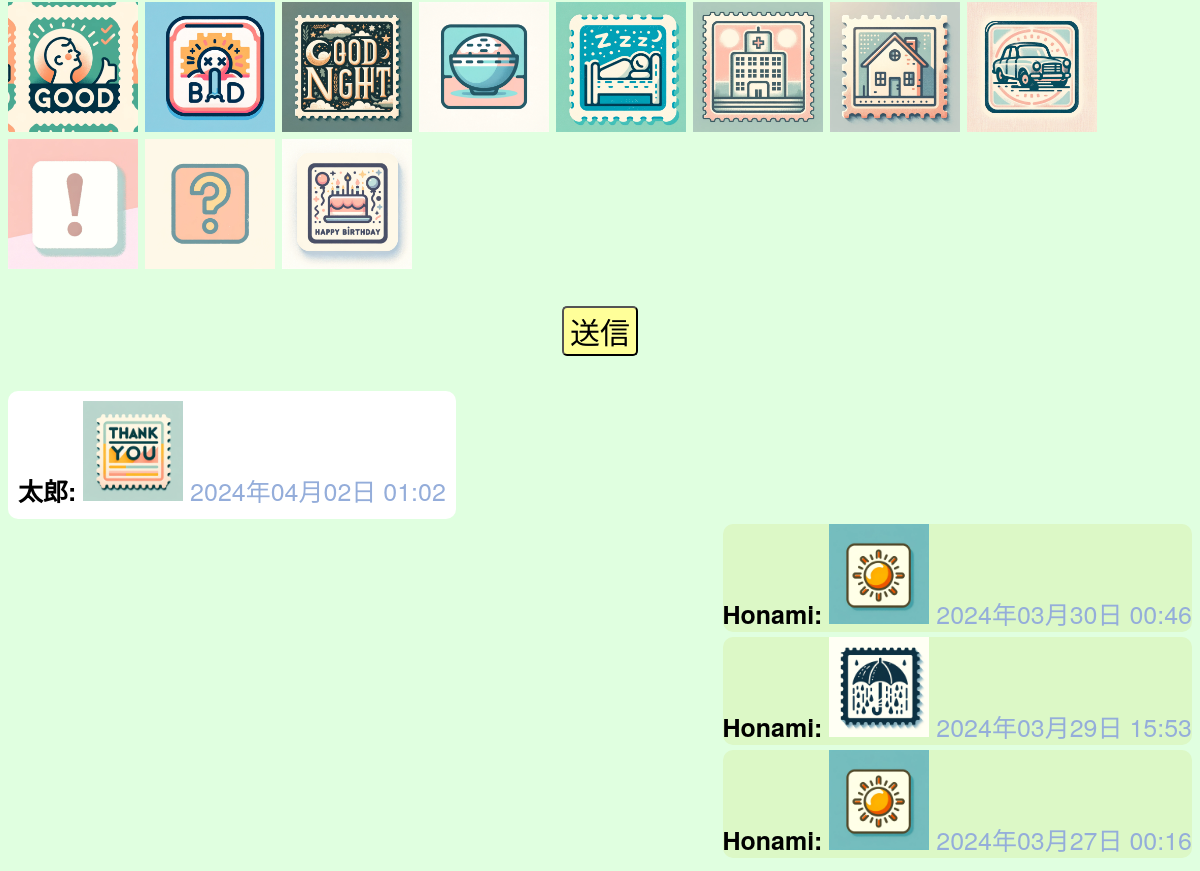
Page /first_chat/chats/2/ (signed in, lower part) on the earlier database version.
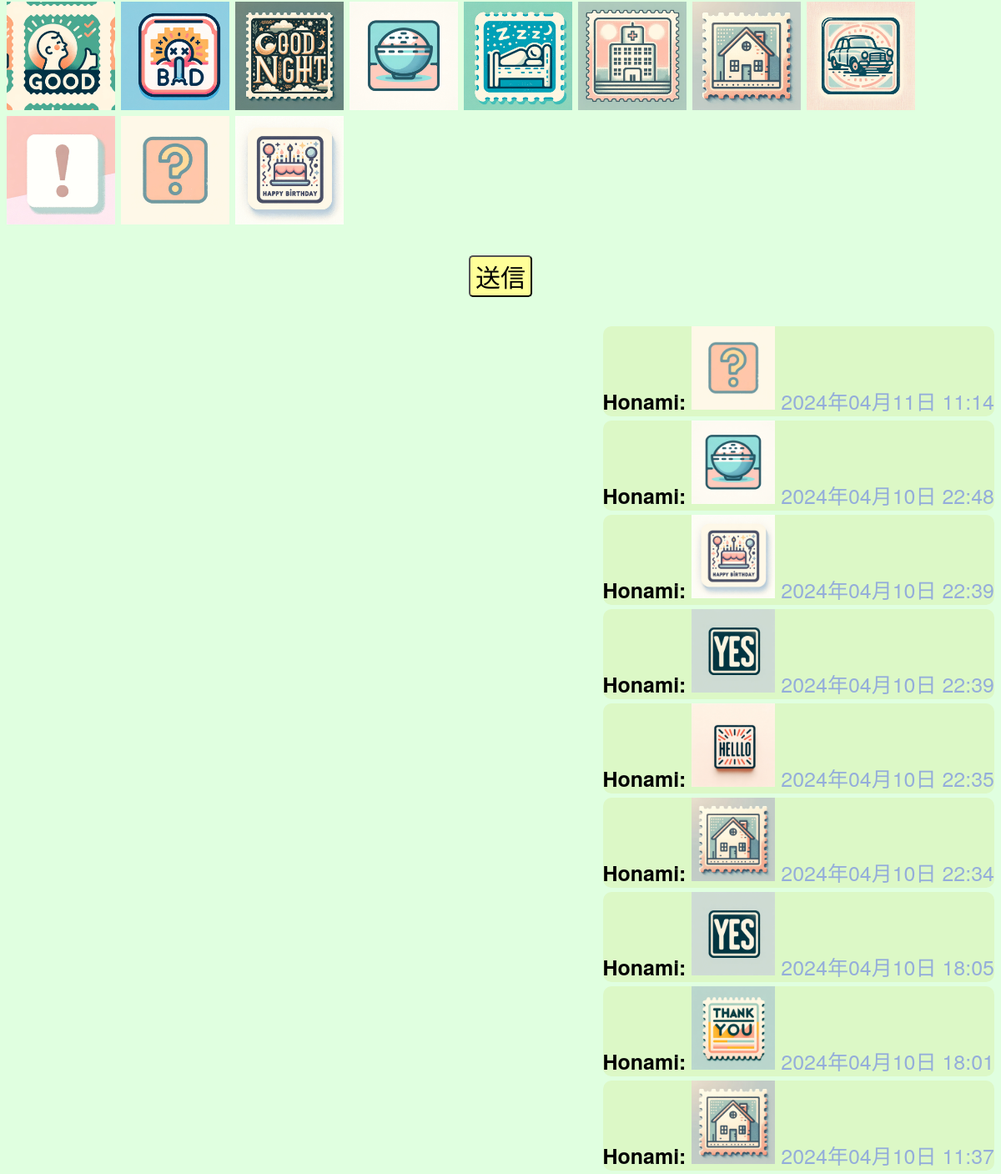
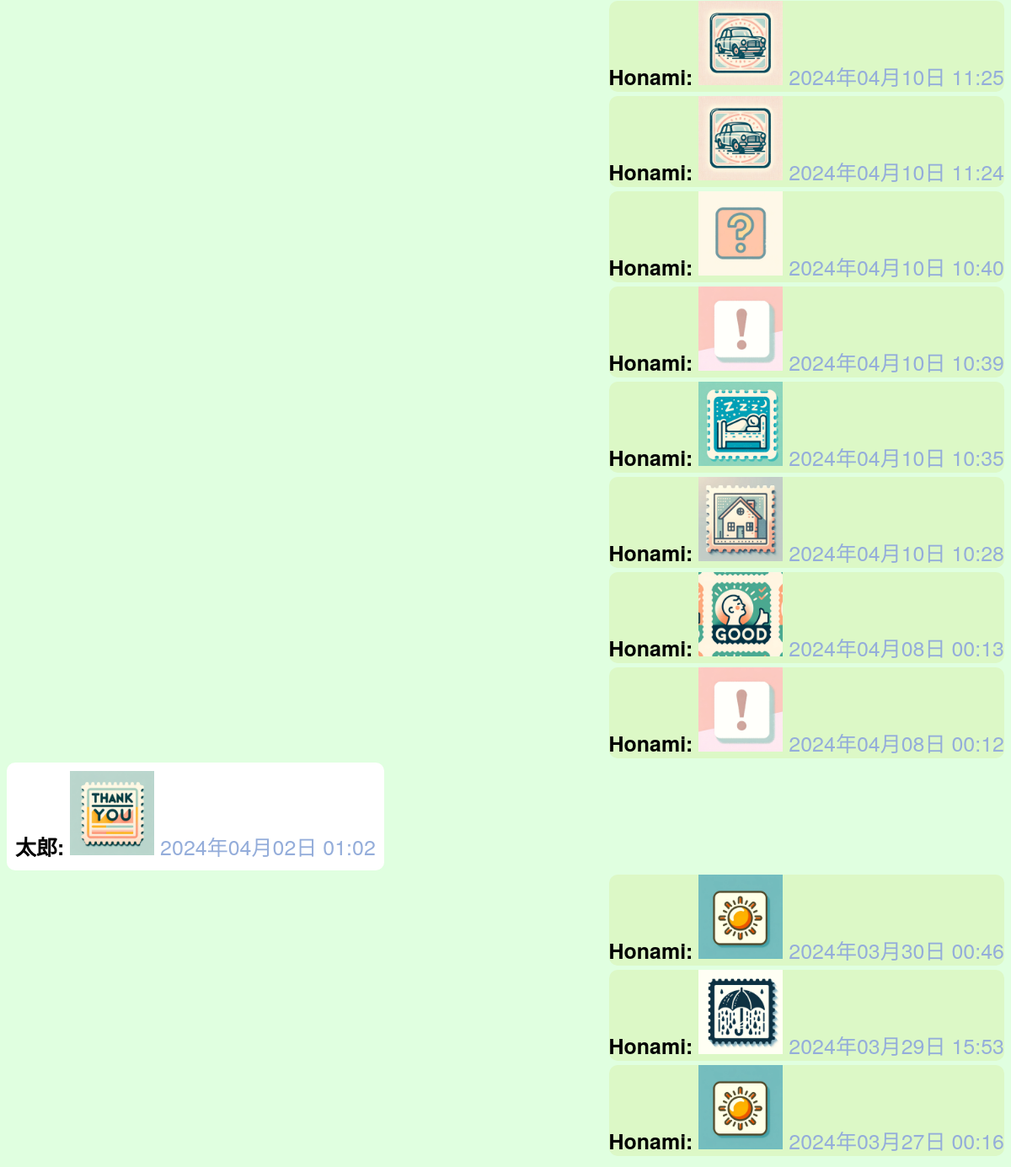
Same page on the later database version (2 pictures, top to bottom).
### myapp/models.py (models this page shows, shortened)
class Stamp(models.Model):
    stamp_name = models.CharField(max_length=100)
    image_path = models.ImageField(upload_to='stamps/', null=True)
    created_at = models.DateTimeField(auto_now_add=True)
    updated_at = models.DateTimeField(auto_now=True)

class Chat(models.Model):
    user = models.ForeignKey(User, related_name='sent_messages', on_delete=models.CASCADE)
    friend = models.ForeignKey(User, related_name='received_messages', on_delete=models.CASCADE)
    stamp = models.ForeignKey(Stamp, on_delete=models.CASCADE, null=True, blank=True)
    created_at = models.DateTimeField(auto_now_add=True)
    updated_at = models.DateTimeField(auto_now=True)

class FriendSettings(models.Model):
    user = models.ForeignKey(User, on_delete=models.CASCADE, related_name='friend_settings')
    friend = models.ForeignKey(User, on_delete=models.CASCADE, related_name='friend_settings_friend')
    healthcheck_notification_enabled = models.BooleanField(default=False)
    nickname = models.CharField(max_length=20, blank=True, null=True)
    created_at = models.DateTimeField(auto_now_add=True)
    updated_at = models.DateTimeField(auto_now=True)

### myapp/views.py (the view)
# urls.py: path('first_chat/chats/<int:friend_id>/', views.chat_with_friend, name='chat_with_friend'),
@login_required
def chat_with_friend(request, friend_id):
    friend = User.objects.get(pk=friend_id)
    stamps = Stamp.objects.all()
    messages = Chat.objects.filter(
        Q(user=request.user, friend=friend) |
        Q(user=friend, friend=request.user)
    ).order_by('-created_at')
    friend_settings = FriendSettings.objects.filter(user=request.user, friend=friend).first()
    friend_nickname = friend_settings.nickname if friend_settings else None
    for message in messages:
        if message.user != request.user and friend_nickname:
            message.nickname = friend_nickname
        else:
            message.nickname = message.user.username  # それ以外の場合はユーザー名を使用
    return render(request, 'myapp/chat.html', {
        'friend': friend,
        'nickname': friend_nickname if friend_nickname else friend.username,  # ビューで使用するニックネーム
        'stamps': stamps,
        'messages': messages,
        'friend_id': friend_id
    })

### myapp/templates/myapp/chat.html (shortened to what this page needs)
{% extends 'myapp/base.html' %}
{% block content %}
<div class="stamps">
  {% for stamp in stamps %}
    <img src="{{ stamp.image_path.url }}" alt="{{ stamp.stamp_name }}" data-stamp-id="{{ stamp.id }}" class="stamp" onclick="selectStamp('{{ stamp.id }}');" style="width: 130px; height: 130px;">
  {% endfor %}
</div>
<div class="button-container">
    <button id="sendButton" class="button" type="button">送信</button>
</div>
<div class="chat-history">
  {% for message in messages %}
    <div class="message">
      <div class="{% if message.user == request.user %}sent{% else %}received{% endif %}">
        <strong>{{ message.nickname }}:</strong>
        {% if message.stamp %}
            <img src="{{ message.stamp.image_path.url }}" alt="{{ message.stamp.stamp_name }}" style="width: 100px; height: 100px;">
        {% else %}
            <p>スタンプなし</p>
        {% endif %}
        <span class="timestamp">{{ message.created_at|date:"Y年m月d日 H:i" }}</span>
      </div>
    </div>
  {% empty %}
    <p>メッセージはまだありません。</p>
  {% endfor %}
</div>
{% endblock %}

### myapp/templates/myapp/base.html (shortened to what this page needs)
<!DOCTYPE html>
<html>
<head>
    {% load static %}
    <link rel="stylesheet" href="{% static 'css/first_chat.style.css' %}">
</head>
<body>
    <main>
        {% block content %}
        {% endblock %}
    </main>
</body>
</html>

### static/css/first_chat.style.css (style rules this page uses)
body { font-family:"MS UI Gothic", "Helvetica Neue", Helvetica, Arial, sans-serif; font-size: 1.56rem; background-color:#e0ffe0; display: flex; flex-direction: column; justify-content: center; align-items: center; }

### myapp/templates/myapp/chat.html (style rules this page uses)
.message { width: 100%; margin: 5px 0; display: flex; }
.sent { margin-left: auto; background-color: #dcf8c6; border-radius: 10px; max-width: 100%; align-self: flex-end; }
.received { background-color: #fff; padding: 10px; border-radius: 10px; max-width: 100%; align-self: flex-start; }
.timestamp { font-size: 25px; margin-top: 5px; color: #94adda; align-self: flex-end; }
.button-container { display: flex; justify-content: center; margin: 50 10px; padding: 30px; }
.button { border-radius: 5px; font-size: 30px; background-color: #ffff99; }

Differences in the rows shown:
added Chat: nickname "Honami", stamp.image_path (picture), created_at "2024年04月11日 11:14"
added Chat: nickname "Honami", stamp.image_path (picture), created_at "2024年04月10日 22:48"
added Chat: nickname "Honami", stamp.image_path (picture), created_at "2024年04月10日 22:39"
added Chat: nickname "Honami", stamp.image_path (picture), created_at "2024年04月10日 22:39"
added Chat: nickname "Honami", stamp.image_path (picture), created_at "2024年04月10日 22:35"
added Chat: nickname "Honami", stamp.image_path (picture), created_at "2024年04月10日 22:34"
added Chat: nickname "Honami", stamp.image_path (picture), created_at "2024年04月10日 18:05"
added Chat: nickname "Honami", stamp.image_path (picture), created_at "2024年04月10日 18:01"
added Chat: nickname "Honami", stamp.image_path (picture), created_at "2024年04月10日 11:37"
added Chat: nickname "Honami", stamp.image_path (picture), created_at "2024年04月10日 11:25"
added Chat: nickname "Honami", stamp.image_path (picture), created_at "2024年04月10日 11:24"
added Chat: nickname "Honami", stamp.image_path (picture), created_at "2024年04月10日 10:40"
added Chat: nickname "Honami", stamp.image_path (picture), created_at "2024年04月10日 10:39"
added Chat: nickname "Honami", stamp.image_path (picture), created_at "2024年04月10日 10:35"
added Chat: nickname "Honami", stamp.image_path (picture), created_at "2024年04月10日 10:28"
added Chat: nickname "Honami", stamp.image_path (picture), created_at "2024年04月08日 00:13"
added Chat: nickname "Honami", stamp.image_path (picture), created_at "2024年04月08日 00:12"
